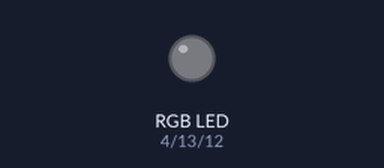
Bench run of a sketch on a simulated ESP8266 (NodeMCU). Parts: an RGB LED mixed from three pins (HIGH = lit).

Above: at 0.0 s.
At 2.6 s:
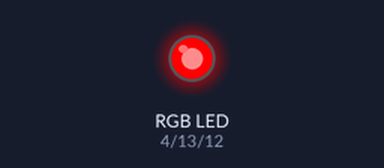
At 6.2 s:
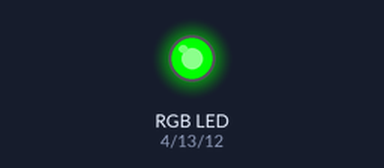
At 9.7 s:
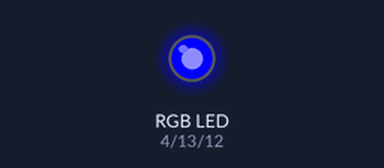
At 20.4 s:
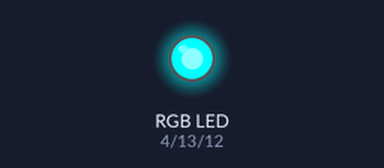
At 38.2 s:
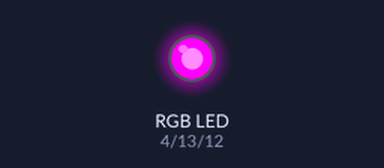
Timing chart, 0 to 40.0 s (numbered marks = the images above):
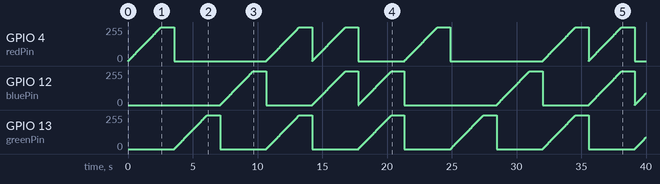

The sketch:

veilleuse.ino
```cpp
#include <ESP8266WiFi.h>
extern "C" {
#include <user_interface.h>
}
#define FPM_SLEEP_MAX_TIME 0xFFFFFFF

int redPin = 4;
int greenPin = 13;
int bluePin = 12;

//uncomment this line if using a Common Anode LED
//#define COMMON_ANODE

void setup()
{
  pinMode(redPin, OUTPUT);
  pinMode(greenPin, OUTPUT);
  pinMode(bluePin, OUTPUT);
}

void early_init()
{
  WiFi.persistent(false);
  WiFi.mode(WIFI_OFF);
  WiFi.forceSleepBegin();
  wifi_station_disconnect();
  wifi_set_opmode(NULL_MODE);
  wifi_set_sleep_type(MODEM_SLEEP_T);
  wifi_fpm_open();
  wifi_fpm_do_sleep(FPM_SLEEP_MAX_TIME);
}

void loop()
{
  int i=0;
  for (i=0;i<255;i++)
  {
    delay(10);
    setColor(i, 0, 0);  // red
  }
  for (i=255;i==0;i--)
  {
    delay(10);
    setColor(i, 0, 0);
  }
  delay(1000);
  for (i=0;i<255;i++)
  {
    delay(10);
    setColor(0, i, 0);  // green
  }
  for (i=255;i==0;i--)
  {
    delay(10);
    setColor(0, i, 0);
  }
  delay(1000);
  for (i=0;i<255;i++)
  {
    delay(10);
    setColor(0, 0, i);  // blue
  }
  for (i=255;i==0;i--)
  {
    delay(10);
    setColor(0, 0, i);
  }
  delay(1000);
   for (i=0;i<255;i++)
  {
    delay(10);
    setColor(i, i, 0);
  }
  for (i=255;i==0;i--)
  {
    delay(10);
    setColor(i, i, 0);  //yellow
  }
  delay(1000);
   for (i=0;i<255;i++)
  {
    delay(10);
    setColor(i, 0, i);
  }
  for (i=255;i==0;i--)
  {
    delay(10);
    setColor(i, 0, i);  //purple
  }
  delay(1000);
  for (i=0;i<255;i++)
  {
    delay(10);
    setColor(0, i, i);  // blue
  }
  for (i=255;i==0;i--)
  {
    delay(10);
    setColor(0, i, i);  //aqua
  }
  delay(1000);
}

void setColor(int red, int green, int blue)
{
  analogWrite(redPin, red);
  analogWrite(greenPin, green);
  analogWrite(bluePin, blue);
}
```

Measured:
- by itself, GPIO 13 (greenPin): ramps from 0/255 to 254/255 and jumps back, once every 7.1 s
